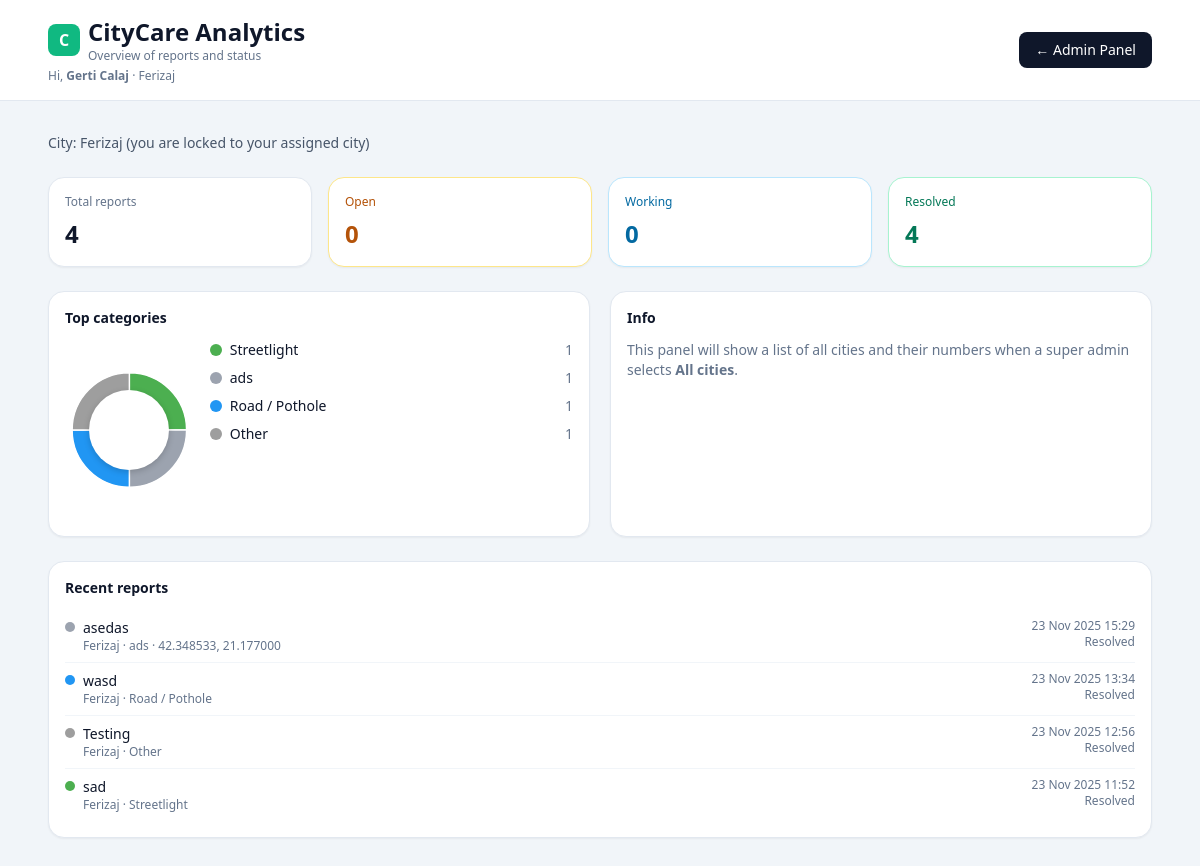
The app's page /Admin/admin_analytics.php (signed in) with its own data.
### tables this page shows
CREATE TABLE `issues` (
  `id` int(10) UNSIGNED NOT NULL,
  `title` varchar(255) NOT NULL,
  `category` varchar(100) NOT NULL,
  `city` varchar(100) DEFAULT NULL,
  `status` enum('open','in_progress','resolved') NOT NULL DEFAULT 'open',
  `location_text` varchar(255) DEFAULT NULL,
  `latitude` decimal(10,7) DEFAULT NULL,
  `longitude` decimal(10,7) DEFAULT NULL,
  `description` text DEFAULT NULL,
  `photo_path` varchar(255) DEFAULT NULL,
  `is_anonymous` tinyint(1) NOT NULL DEFAULT 0,
  `created_by` int(10) UNSIGNED DEFAULT NULL,
  `handled_by` int(11) DEFAULT NULL,
  `created_at` datetime NOT NULL DEFAULT current_timestamp(),
  `updated_at` datetime DEFAULT NULL ON UPDATE current_timestamp()
);

### Admin/admin_analytics.php (the view, shortened to what this page needs)
<?php
$currentUser   = $_SESSION['user'];
$adminLevel    = (int)($currentUser['is_admin'] ?? 0);
$isSuperAdmin  = $adminLevel === 2;
$adminName = $currentUser['full_name'] ?? 'Admin';
$adminCity = $currentUser['city'] ?? null;
try {
    $db = getDB();
} catch (Throwable $e) {
    die("Database connection failed: " . htmlspecialchars($e->getMessage()));
}
$hasCityColumn = false;
try {
    $stmt = $db->query("SHOW COLUMNS FROM issues LIKE 'city'");
    if ($stmt && $stmt->fetch()) {
        $hasCityColumn = true;
    }
} catch (Throwable $e) {
    $hasCityColumn = false;
}
$cityOptions = [
    'all'       => 'All cities',
    'Prishtina' => 'Prishtina',
    'Prizren'   => 'Prizren',
    'Peja'      => 'Peja',
    'Gjakova'   => 'Gjakova',
    'Mitrovica' => 'Mitrovica',
    'Ferizaj'   => 'Ferizaj',
    'Gjilan'    => 'Gjilan',
    'Vushtrri'  => 'Vushtrri',
    'Podujeva'  => 'Podujeva',
    'Suhareka'  => 'Suhareka',
    'Rahovec'   => 'Rahovec',
    'Istog'     => 'Istog',
    'Kamenica'  => 'Kamenica',
    'Malisheva' => 'Malisheva',
    'Skenderaj' => 'Skenderaj',
    'Dragash'   => 'Dragash',
    'Kukes'     => 'Kukës',
    'Tropoje'   => 'Tropojë',
    'Shkoder'   => 'Shkodër',
    'Puke'      => 'Pukë',
    'Lezhe'     => 'Lezhë',
    'Has'       => 'Has',
];
if (!$hasCityColumn) {
    $selectedCityKey   = 'all';
    $selectedCityLabel = 'All cities (city column not found)';
} else {
    if ($isSuperAdmin) {
        $selectedCityKey = $_GET['city'] ?? 'all';
        if (!array_key_exists($selectedCityKey, $cityOptions)) {
            $selectedCityKey = 'all';
        }
        $selectedCityLabel = $cityOptions[$selectedCityKey];
    } else {
        if ($adminCity && array_key_exists($adminCity, $cityOptions)) {
            $selectedCityKey   = $adminCity;
            $selectedCityLabel = $cityOptions[$adminCity];
        } else {
            $selectedCityKey   = 'all';
            $selectedCityLabel = 'All cities';
        }
    }
}
$stats         = ['total' => 0, 'open' => 0, 'in_progress' => 0, 'resolved' => 0];
$categoryStats = [];
$cityBreakdown = [];
$recentIssues  = [];
try {
    if ($hasCityColumn && $selectedCityKey !== 'all') {
        $stmt = $db->prepare("
            SELECT LOWER(status) AS s, COUNT(*) AS c
            FROM issues
            WHERE city = :city
            GROUP BY LOWER(status)
        ");
        $stmt->execute([':city' => $selectedCityKey]);
    } else {
        $stmt = $db->query("
            SELECT LOWER(status) AS s, COUNT(*) AS c
            FROM issues
            GROUP BY LOWER(status)
        ");
    }
    $total = 0;
    foreach ($stmt as $row) {
        $s = $row['s'] ?? '';
        $count = (int)$row['c'];
        $total += $count;
        if ($s === 'resolved')    $stats['resolved']    = $count;
    }
    $stats['total'] = $total;
    if ($hasCityColumn && $selectedCityKey !== 'all') {
        $stmt = $db->prepare("
            SELECT category, COUNT(*) AS c
            FROM issues
            WHERE city = :city
            GROUP BY category
            ORDER BY c DESC
            LIMIT 6
        ");
        $stmt->execute([':city' => $selectedCityKey]);
    }
    foreach ($stmt as $row) {
        $categoryStats[] = [
            'category' => $row['category'] ?: 'Other',
            'count'    => (int)$row['c'],
        ];
    }
    if ($hasCityColumn && $selectedCityKey !== 'all') {
        $stmt = $db->prepare("
            SELECT id, title, category, city, status, location_text, created_at
            FROM issues
            WHERE city = :city
            ORDER BY created_at DESC
            LIMIT 10
        ");
        $stmt->execute([':city' => $selectedCityKey]);
    }
    foreach ($stmt as $row) {
        $recentIssues[] = [
            'id'       => (int)$row['id'],
            'title'    => $row['title'],
            'category' => $row['category'],
            'city'     => $hasCityColumn ? ($row['city'] ?? null) : null,
            'status'   => $row['status'],
            'location' => $row['location_text'] ?? '',
            'time'     => date('d M Y H:i', strtotime($row['created_at'])),
        ];
    }
} catch (Throwable $e) {
    $errMsg = "Could not load analytics (database error).";
}
$segmentColors = [
    'Streetlight'    => '#4CAF50',
    'Road / Pothole' => '#2196F3',
    'Waste / Trash'  => '#FFC107',
    'Water / Sewage' => '#00BCD4',
    'Noise / Safety' => '#E91E63',
    'Other'          => '#9E9E9E',
];
?>
<!DOCTYPE html>
<html lang="en">
<head>
    <script src="https://cdn.tailwindcss.com"></script>
</head>
<body class="bg-slate-100 text-slate-900 min-h-screen">
<header class="border-b border-slate-200 bg-white sticky top-0 z-50">
    <div class="max-w-6xl mx-auto px-6 py-4 flex items-center justify-between">
        <div class="space-y-1">
            <div class="flex items-center gap-2">
                <div class="h-8 w-8 rounded-lg bg-emerald-500 flex items-center justify-center text-white font-bold">
                    C
                </div>
                <div>
                    <h1 class="text-xl sm:text-2xl font-bold text-slate-900">
                        CityCare Analytics
                    </h1>
                    <p class="text-xs text-slate-500">
                        Overview of reports and status
                    </p>
                </div>
            </div>
            <p class="mt-1 text-xs text-slate-500">
                Hi, <span class="font-semibold"><?php echo htmlspecialchars($adminName); ?></span>
                <?php if ($hasCityColumn): ?>
                    · <span><?php echo htmlspecialchars($selectedCityLabel); ?></span>
                <?php elseif ($adminCity): ?>
                    · <span><?php echo htmlspecialchars($adminCity); ?></span>
                <?php endif; ?>
            </p>
        </div>
        <div class="flex items-center gap-3">
            <a href="/-CITY-CARE/admin/admin.php"
               class="px-4 py-2 rounded-lg bg-slate-900 text-white hover:bg-slate-800 text-sm font-medium">
                ← Admin Panel
            </a>
        </div>
    </div>
</header>
<main class="max-w-6xl mx-auto px-6 py-8 space-y-6">
    <?php if ($hasCityColumn): ?>
        <?php if ($isSuperAdmin): ?>
            <form method="get" class="flex flex-wrap items-center gap-3 mb-2 text-sm">
                <span class="text-slate-600">City:</span>
                <select name="city" onchange="this.form.submit()"
                        class="rounded-lg border border-slate-300 px-3 py-1.5 text-sm bg-white">
                    <?php foreach ($cityOptions as $key => $label): ?>
                        <option value="<?php echo htmlspecialchars($key); ?>"
                            <?php echo $key === $selectedCityKey ? 'selected' : ''; ?>>
                            <?php echo htmlspecialchars($label); ?>
                        </option>
                    <?php endforeach; ?>
                </select>
                <span class="text-[11px] text-slate-500">
                    Showing analytics for: <?php echo htmlspecialchars($selectedCityLabel); ?>
                </span>
            </form>
        <?php else: ?>
            <div class="text-sm text-slate-600 mb-2">
                City: <span class="font-medium"><?php echo htmlspecialchars($selectedCityLabel); ?></span>
                (you are locked to your assigned city)
            </div>
        <?php endif; ?>
    <?php else: ?>
        <div class="text-[11px] text-red-500 mb-2">
            Note: "city" column not found in issues table – city-based analytics are disabled.
        </div>
    <?php endif; ?>
    <section class="grid grid-cols-2 md:grid-cols-4 gap-4">
        <div class="bg-white border border-slate-200 rounded-2xl p-4 shadow-sm">
            <p class="text-xs text-slate-500">Total reports</p>
            <p class="mt-2 text-2xl font-semibold"><?php echo $stats['total']; ?></p>
        </div>
        <div class="bg-white border border-amber-200 rounded-2xl p-4 shadow-sm">
            <p class="text-xs text-amber-700">Open</p>
            <p class="mt-2 text-2xl font-semibold text-amber-700"><?php echo $stats['open']; ?></p>
        </div>
        <div class="bg-white border border-sky-200 rounded-2xl p-4 shadow-sm">
            <p class="text-xs text-sky-700">Working</p>
            <p class="mt-2 text-2xl font-semibold text-sky-700"><?php echo $stats['in_progress']; ?></p>
        </div>
        <div class="bg-white border border-emerald-200 rounded-2xl p-4 shadow-sm">
            <p class="text-xs text-emerald-700">Resolved</p>
            <p class="mt-2 text-2xl font-semibold text-emerald-700"><?php echo $stats['resolved']; ?></p>
        </div>
    </section>
    <section class="grid md:grid-cols-2 gap-5">
        <div class="bg-white border border-slate-200 rounded-2xl p-4 shadow-sm">
            <h2 class="text-sm font-semibold mb-3">Top categories</h2>
            <?php if (empty($categoryStats)): ?>
                <p class="text-sm text-slate-500">No data yet.</p>
            <?php else: ?>
                <div class="flex flex-col items-center md:flex-row md:items-start gap-4">
                    <div class="category-wheel-wrapper">
                        <svg id="categoryWheelSvg" viewBox="0 0 180 180"></svg>
                        <div class="category-wheel-label">
                            <?php echo htmlspecialchars($selectedCityLabel); ?><br>
                            <span class="font-semibold"><?php echo $stats['total']; ?></span> reports
                        </div>
                    </div>
                    <ul class="space-y-2 text-sm w-full">
                        <?php foreach ($categoryStats as $row):
                            $catName = $row['category'];
                            $color   = $segmentColors[$catName] ?? '#9CA3AF';
                        ?>
                            <li class="flex items-center justify-between gap-3">
                                <div class="flex items-center gap-2">
                                    <span class="inline-block w-3 h-3 rounded-full"
                                          style="background: <?php echo htmlspecialchars($color); ?>"></span>
                                    <span><?php echo htmlspecialchars($catName); ?></span>
                                </div>
                                <span class="text-slate-500"><?php echo $row['count']; ?></span>
                            </li>
                        <?php endforeach; ?>
                    </ul>
                </div>
            <?php endif; ?>
        </div>
        <div class="bg-white border border-slate-200 rounded-2xl p-4 shadow-sm">
            <h2 class="text-sm font-semibold mb-3">
                <?php echo $isSuperAdmin && $selectedCityKey === 'all'
                    ? 'Cities breakdown'
                    : 'Info'; ?>
            </h2>
            <?php if ($isSuperAdmin && $selectedCityKey === 'all' && !empty($cityBreakdown)): ?>
                <div class="max-h-64 overflow-auto text-sm">
                    <table class="w-full text-xs">
                        <thead class="bg-slate-50 border-b border-slate-200">
                        <tr>
                            <th class="px-2 py-1 text-left">City</th>
                            <th class="px-2 py-1 text-right">Total</th>
                            <th class="px-2 py-1 text-right text-amber-700">Open</th>
                            <th class="px-2 py-1 text-right text-sky-700">Work</th>
                            <th class="px-2 py-1 text-right text-emerald-700">Resolved</th>
                        </tr>
                        </thead>
                        <tbody>
                        <?php foreach ($cityBreakdown as $c): ?>
                            <tr class="border-b border-slate-100">
                                <td class="px-2 py-1"><?php echo htmlspecialchars($c['city']); ?></td>
                                <td class="px-2 py-1 text-right"><?php echo $c['total']; ?></td>
                                <td class="px-2 py-1 text-right text-amber-700"><?php echo $c['open']; ?></td>
                                <td class="px-2 py-1 text-right text-sky-700"><?php echo $c['in_progress']; ?></td>
                                <td class="px-2 py-1 text-right text-emerald-700"><?php echo $c['resolved']; ?></td>
                            </tr>
                        <?php endforeach; ?>
                        </tbody>
                    </table>
                </div>
            <?php else: ?>
                <p class="text-sm text-slate-500">
                    This panel will show a list of all cities and their numbers when a super admin selects
                    <strong>All cities</strong>.
                </p>
            <?php endif; ?>
        </div>
    </section>
    <section class="bg-white border border-slate-200 rounded-2xl p-4 shadow-sm">
        <h2 class="text-sm font-semibold mb-3">Recent reports</h2>
        <?php if (empty($recentIssues)): ?>
            <p class="text-sm text-slate-500">No recent reports.</p>
        <?php else: ?>
            <ul class="divide-y divide-slate-100 text-sm">
                <?php foreach ($recentIssues as $i):
                    $catName = $i['category'] ?: 'Other';
                    $color   = $segmentColors[$catName] ?? '#9CA3AF';
                ?>
                    <li class="py-2 flex justify-between gap-4">
                        <div class="flex gap-2">
                            <span class="mt-1 inline-block w-2.5 h-2.5 rounded-full flex-shrink-0"
                                  style="background: <?php echo htmlspecialchars($color); ?>"></span>
                            <div>
                                <div class="font-medium"><?php echo htmlspecialchars($i['title']); ?></div>
                                <div class="text-xs text-slate-500">
                                    <?php if ($i['city']): ?>
                                        <?php echo htmlspecialchars($i['city']); ?> ·
                                    <?php endif; ?>
                                    <?php echo htmlspecialchars($i['category']); ?>
                                    <?php if ($i['location']): ?>
                                        · <?php echo htmlspecialchars($i['location']); ?>
                                    <?php endif; ?>
                                </div>
                            </div>
                        </div>
                        <div class="text-right text-xs text-slate-500">
                            <div><?php echo htmlspecialchars($i['time']); ?></div>
                            <div>
                                <?php
                                $s = strtolower((string)$i['status']);
                                if ($s === 'open') echo 'Open';
                                elseif ($s === 'in_progress') echo 'Working';
                                elseif ($s === 'resolved') echo 'Resolved';
                                else echo htmlspecialchars($i['status']);
                                ?>
                            </div>
                        </div>
                    </li>
                <?php endforeach; ?>
            </ul>
        <?php endif; ?>
    </section>
</main>
</body>
</html>

### Admin/admin_analytics.php (style rules this page uses)
.category-wheel-wrapper { position: relative; width: 180px; height: 180px; }
.category-wheel-wrapper svg { width: 100%; height: 100%; border-radius: 50%; }
.category-wheel-wrapper::after { content: ""; position: absolute; width: 80px; height: 80px; background: white; border-radius: 50%; top: 50%; left: 50%; transform: translate(-50%, -50%); box-shadow: 0 2px 6px rgba(0,0,0,0.18); pointer-events: none; }
.category-wheel-label { position: absolute; top: 50%; left: 50%; transform: translate(-50%, -50%); font-size: 11px; text-align: center; color: #4b5563; pointer-events: none; line-height: 1.25; }

### records on screen
issues: title "asedas", city "Ferizaj", category "ads", location_text "42.348533, 21.177000", time "23 Nov 2025 15:29", status "Resolved"
issues: title "wasd", city "Ferizaj", category "Road / Pothole", time "23 Nov 2025 13:34", status "Resolved"
issues: title "Testing", city "Ferizaj", category "Other", time "23 Nov 2025 12:56", status "Resolved"
issues: title "sad", city "Ferizaj", category "Streetlight", time "23 Nov 2025 11:52", status "Resolved"

### other values on screen
$adminName "Gerti Calaj"
$selectedCityLabel "Ferizaj"
$stats['total'] "4"
$stats['open'] "0"
$stats['in_progress'] "0"
$stats['resolved'] "4"
$catName "Streetlight"
$row['count'] "1"
$catName "ads"
$catName "Road / Pothole"
$catName "Other"
